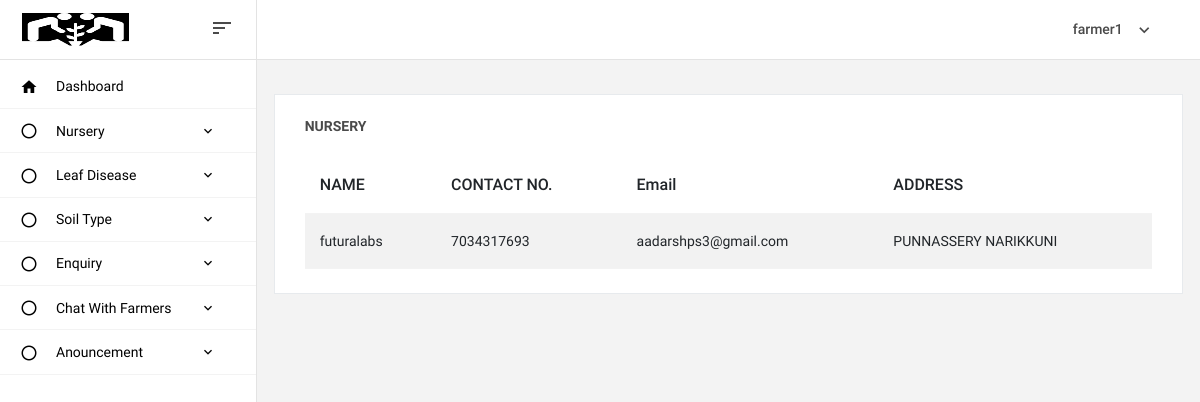
The page /view_workers/ (signed in) on the database as committed earlier.
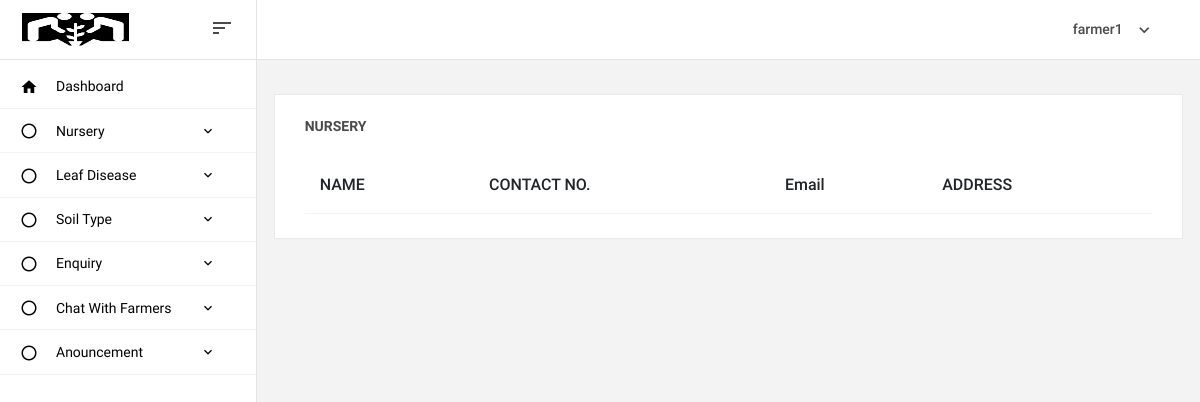
The same page on the database as committed later.
### homeservice_app/models.py (models this page shows, shortened)
class Nursery(models.Model):
    user = models.OneToOneField(Login, on_delete=models.CASCADE, related_name='worker')
    owner_name = models.CharField(max_length=100)
    nursery_name = models.CharField(max_length=100)
    email = models.EmailField()
    phone_number = models.CharField(max_length=10)
    address = models.TextField(max_length=200)
    nursery_regid = models.TextField(max_length=200)

### homeservice_app/customerviews.py (the view)
# urls.py: path('view_workers/', customerviews.view_workers_customer, name='view_workers'),
@login_required(login_url='login_view')
def view_workers_customer(request):
    data = Nursery.objects.all()
    return render(request, 'customertemp/workers.html', {'data': data})

### templates/customertemp/workers.html (shortened to what this page needs)
{% extends 'customertemp/customer_home.html' %}
{% load crispy_forms_tags %}
{% block content %}
<div class="col-lg-12 grid-margin stretch-card">
              <div class="card">
                <div class="card-body">
                  <h4 class="card-title">Nursery</h4>
                  <div class="table-responsive">
                    <table class="table table-striped">
                      <thead>
                        <tr>
                          <th>NAME</th>
                          <th>CONTACT NO.</th>
                          <th>Email</th>
                          <th>ADDRESS</th>
                        </tr>
                      </thead>
                      <tbody>
                      {% for i in data %}
                        <tr>
                          <td>{{ i.nursery_name }}</td>
                          <td>{{ i.phone_number }}</td>
                          <td>{{ i.email }}</td>
                          <td>{{ i.address }}</td>
                        </tr>
                      {% endfor %}
                      </tbody>
                    </table>
                  </div>
                </div>
              </div>
            </div>
{% endblock %}

Rows that differ between the two databases and show on the page:
removed Nursery: nursery_name "futuralabs", phone_number "7034317693", email "aadarshps3@gmail.com", address "PUNNASSERY NARIKKUNI"
